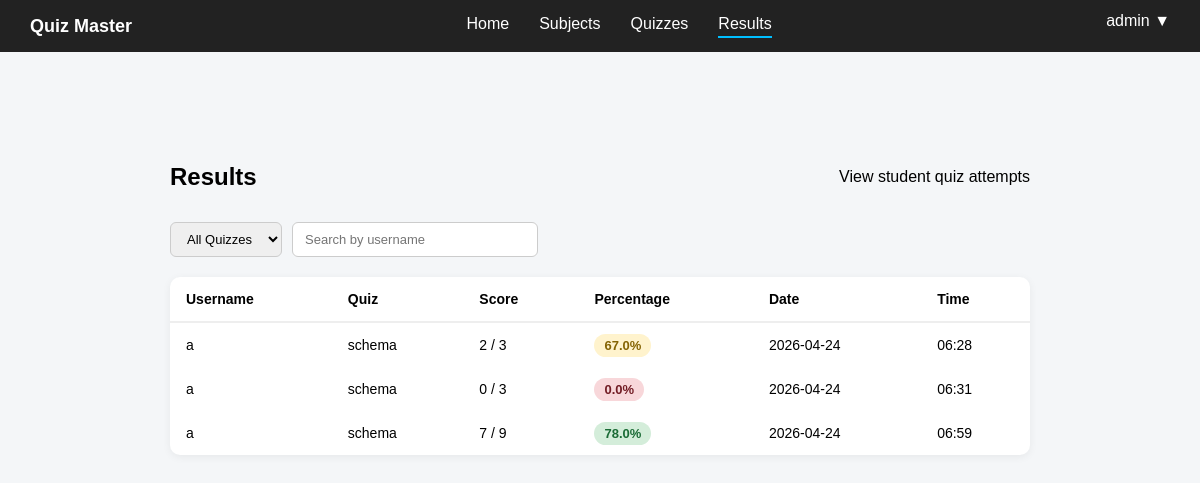
The page /admin/results (signed in) on the database as committed earlier.
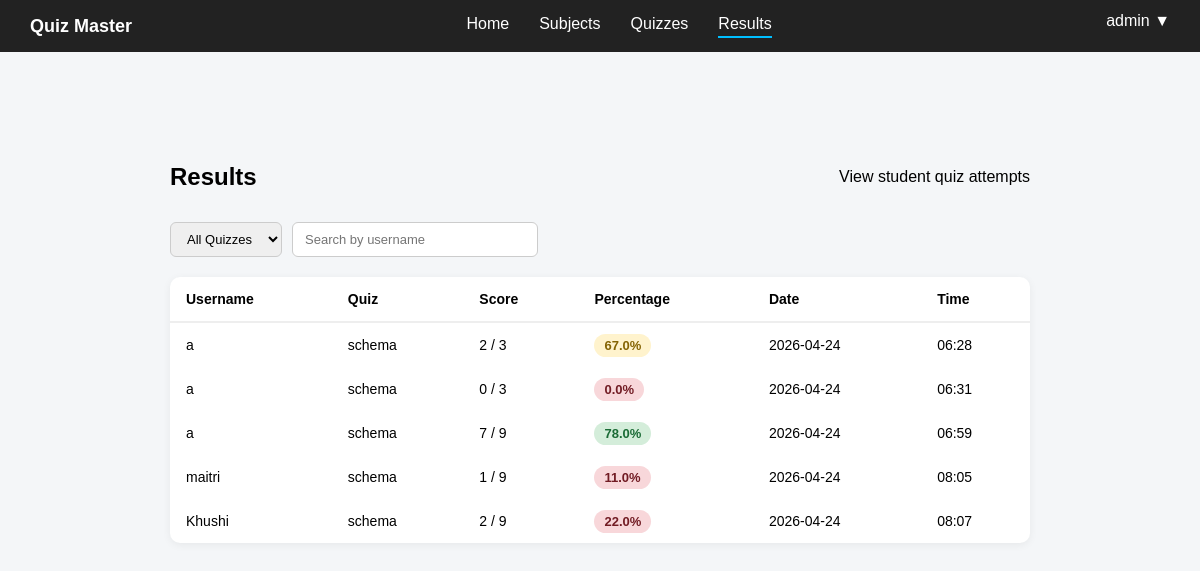
The same page on the database as committed later.
### controller/models.py (models this page shows)
class Attempt(db.Model):
    __tablename__ = "attempts"
    id = db.Column(db.Integer, primary_key=True)
    user_id = db.Column(db.Integer, db.ForeignKey("users.id"), nullable=False)
    quiz_id = db.Column(db.Integer, db.ForeignKey("quizzes.id"), nullable=False)
    score = db.Column(db.Integer)
    total_questions = db.Column(db.Integer)
    total_marks = db.Column(db.Integer)
    timestamp = db.Column(db.DateTime, default=datetime.utcnow)
    answers = db.relationship("AttemptAnswer", backref="attempt", lazy=True)

class User(db.Model, UserMixin):
    __tablename__ = "users"
    id = db.Column(db.Integer, primary_key=True)
    username = db.Column(db.String(100), unique=True, nullable=False)
    password = db.Column(db.String(200), nullable=False)
    role = db.Column(db.String(20), nullable=False, default="student")
    attempts = db.relationship("Attempt", backref="user", lazy=True)
    activities = db.relationship("Activity", backref="user", lazy=True)

class Quiz(db.Model):
    __tablename__ = "quizzes"
    id = db.Column(db.Integer, primary_key=True)
    title = db.Column(db.String(200), nullable=False)
    created_at = db.Column(db.DateTime, default=datetime.utcnow)
    subject_id = db.Column(db.Integer, db.ForeignKey("subjects.id"), nullable=False)
    questions = db.relationship("Question", backref="quiz", lazy=True)
    attempts = db.relationship("Attempt", backref="quiz", lazy=True)

### app.py (the view)
@app.route("/admin/results")
def admin_results():
    if not admin_access():
        return redirect(url_for("home"))
    quiz_id = request.args.get("quiz_id")
    if quiz_id:
        attempts = Attempt.query.filter_by(quiz_id=quiz_id).all()
    else:
        attempts = Attempt.query.all()
    return render_template("admin_results.html", attempts=attempts)

### app.py (called while the page is built)
def admin_access():
    if "user_id" not in session:
        flash("Please login first")
        return False
    if session.get("role") != "admin":
        flash("You are not authorized to access this page")
        return False
    return True

### templates/admin_results.html (shortened to what this page needs)
{% extends "base.html" %}
{% block content %}
<div class="container">
    <div class="header">
        <h1>Results</h1>
        <p>View student quiz attempts</p>
    </div>
    <div class="filters">
        <select onchange="location = this.value;">
            <option value="{{ url_for('admin_results') }}">All Quizzes</option>
        </select>
        <input type="text" placeholder="Search by username">
    </div>
    <table>
        <thead>
            <tr>
                <th>Username</th>
                <th>Quiz</th>
                <th>Score</th>
                <th>Percentage</th>
                <th>Date</th>
                <th>Time</th>
            </tr>
        </thead>
        <tbody>
            {% for a in attempts %}
            {% set percent = (a.score / a.total_marks * 100) if a.total_marks else 0 %}
            <tr>
                <td>{{ a.user.username }}</td>
                <td>{{ a.quiz.title }}</td>
                <td>{{ a.score }} / {{ a.total_marks }}</td>
                <td>
                    {% if percent >= 75 %}
                    <span class="percentage high">{{ percent|round }}%</span>
                    {% elif percent >= 40 %}
                    <span class="percentage mid">{{ percent|round }}%</span>
                    {% else %}
                    <span class="percentage low">{{ percent|round }}%</span>
                    {% endif %}
                </td>
                <td>{{ a.timestamp.strftime("%Y-%m-%d") }}</td>
                <td>{{ a.timestamp.strftime("%H:%M") }}</td>
            </tr>
            {% endfor %}
        </tbody>
    </table>
</div>
{% endblock %}

### templates/base.html (shortened to what this page needs)
<!DOCTYPE html>
<html lang="en">
<head>
    <link rel="stylesheet" href="{{ url_for('static', filename='css/base.css') }}">
</head>
<body>
    {% block navbar %}
    <nav class="navbar">
        <div class="nav-left">
            <span class="logo">Quiz Master</span>
        </div>
        <div class="nav-center">
            {% if session.get('role') == 'admin' %}
            <a href="{{ url_for('admin_dashboard') }}" class="{% if request.endpoint == 'admin_dashboard' %}active{% endif %}">
                Home
            </a>
            <a href="{{ url_for('admin_subjects') }}" class="{% if request.endpoint == 'admin_subjects' %}active{% endif %}">
                Subjects
            </a>
            <a href="{{ url_for('admin_quizzes') }}" class="{% if request.endpoint == 'admin_quizzes' %}active{% endif %}">
                Quizzes
            </a>
            <a href="#" class="{% if request.endpoint == 'admin_results' %}active{% endif %}">
                Results
            </a>
            {% endif %}
        </div>
        <div class="nav-right">
            <div class="profile">
                {{ session.get('username', 'User') }} ▼
            </div>
        </div>
    </nav>
    {% endblock %}
    <div class="container">
        {% block content %}
        {% endblock %}
    </div>
</body>
</html>

### static/css/base.css (style rules this page uses)
body { font-family: Arial, sans-serif; background: #f4f6f8; margin: 0; }
.navbar { display: flex; justify-content: space-between; align-items: center; background: #222; color: white; padding: 12px 30px; }
.logo { font-weight: bold; font-size: 18px; color: white; }
.nav-center { display: flex; gap: 30px; }
.nav-center a { color: white; text-decoration: none; padding-bottom: 3px; }
.nav-center .active { border-bottom: 2px solid #00bfff; }
.profile { position: relative; cursor: pointer; color: white; padding-bottom: 10px; }
.container { max-width: 1000px; margin: 30px auto; padding: 20px; border-radius: 12px; }
.header { display: flex; justify-content: space-between; align-items: center; margin-bottom: 20px; }
.header h1 { margin: 0; font-size: 24px; }
body { padding-bottom: 80px; }
.container { max-width: 900px; margin: 30px auto; }
.filters { display: flex; gap: 10px; margin-bottom: 20px; }
.filters select, .filters input { padding: 8px 12px; border: 1px solid #ccc; border-radius: 6px; font-size: 13px; outline: none; }
.filters input { width: 220px; }
table { width: 100%; border-collapse: collapse; background: white; border-radius: 10px; overflow: hidden; box-shadow: 0 2px 8px rgba(0, 0, 0, 0.06); }
th, td { padding: 14px 16px; text-align: left; font-size: 14px; }
thead tr { border-bottom: 2px solid #eee; }
.percentage { padding: 4px 10px; border-radius: 20px; font-weight: bold; font-size: 13px; }
.high { background: #d4edda; color: #1a6b35; }
.mid { background: #fff3cd; color: #856404; }
.low { background: #f8d7da; color: #721c24; }

Rows that differ between the two databases and show on the page:
added Attempt: user.username "maitri", quiz "schema", score "1", total_marks "9", percent "11.0", timestamp "2026-04-24", timestamp "08:05"
added Attempt: user.username "Khushi", quiz "schema", score "2", total_marks "9", percent "22.0", timestamp "2026-04-24", timestamp "08:07"
